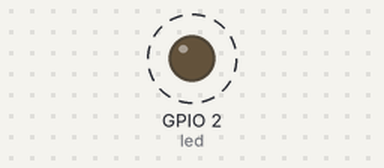
A program run on a simulated ESP32 board running MicroPython. Shown: output pins drawn as LEDs (lit = HIGH). Dashed ring = blinking. At 20.0 s the program stops and its outputs stay as they are.

Above: at 0.15 s.
Timing chart, 0 to 3.0 s (numbered marks = the images above):
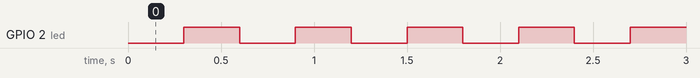

The program:

blink.py
```python
import machine
from machine import Pin, Timer
import time

led=Pin(2, Pin.OUT)

def toggleLED(timer):
    led.value(not led.value())

tim4 = Timer(4)
tim4.init(period=300, mode=machine.Timer.PERIODIC, callback=toggleLED)
time.sleep(20)
tim4.deinit()
```

Measured:
- by itself, GPIO 2 (led): alternates HIGH for 0.30 s and LOW for 0.30 s, 66 changes in all, then stays LOW
